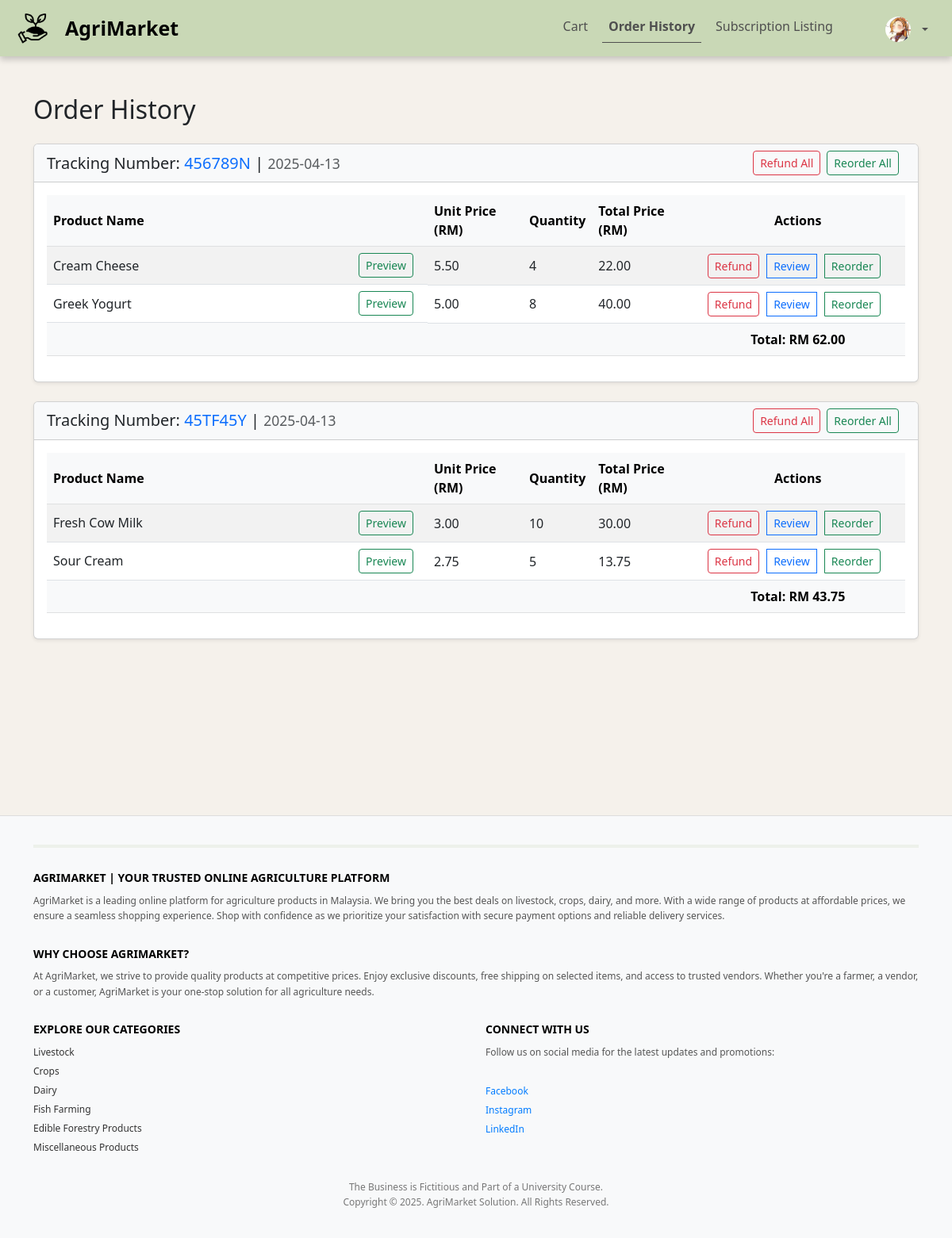
The app's page /Modules/customer/order_history.php (signed in) with its own data.
### tables this page shows
CREATE TABLE user (
    user_id INT AUTO_INCREMENT PRIMARY KEY,
    first_name VARCHAR(100) NOT NULL,
    last_name VARCHAR(100) NOT NULL,
    username VARCHAR(255) UNIQUE NOT NULL,
	user_image VARCHAR(255) NOT NULL,
    email VARCHAR(255) UNIQUE NOT NULL,
    password VARCHAR(255) NOT NULL,
    role ENUM('Customer', 'Vendor', 'Staff', 'Admin') NOT NULL,
    phone_number VARCHAR(20) UNIQUE NOT NULL,
    home_address VARCHAR(200) NOT NULL,
    last_online DATETIME
);

CREATE TABLE orders (
    order_id INT AUTO_INCREMENT PRIMARY KEY,
    user_id INT NOT NULL,
    price DECIMAL(10,2) NOT NULL,
    order_date DATE,
    delivery_date DATE,
    shipping_address VARCHAR(200) NOT NULL,
    FOREIGN KEY (user_id) REFERENCES user(user_id) ON DELETE CASCADE
);

CREATE TABLE product (
    product_id INT AUTO_INCREMENT PRIMARY KEY,
    vendor_id INT,
    category_id INT NOT NULL,
    product_name VARCHAR(255) NOT NULL,
    product_image VARCHAR(255) NOT NULL,
    description VARCHAR(255) NOT NULL,
    stock_quantity INT NOT NULL,
    weight DECIMAL(10,2),
    unit_price DECIMAL(10,2) NOT NULL,
    product_status ENUM('Approved', 'Pending', 'Rejected') NOT NULL,
    sold_quantity INT DEFAULT 0,
    FOREIGN KEY (vendor_id) REFERENCES vendor(vendor_id) ON DELETE SET NULL,
    FOREIGN KEY (category_id) REFERENCES category(category_id) ON DELETE CASCADE
);

CREATE TABLE product_order (
    product_id INT NOT NULL,
    order_id INT NOT NULL,
    quantity INT NOT NULL,
    sub_price DECIMAL(10,2) NOT NULL,
    packaging ENUM('Normal', 'More Protection') NOT NULL,
    status ENUM('Completed', 'Refunded') NOT NULL,
    PRIMARY KEY (product_id, order_id),
    FOREIGN KEY (product_id) REFERENCES product(product_id) ON DELETE CASCADE,
    FOREIGN KEY (order_id) REFERENCES orders(order_id) ON DELETE CASCADE
);

### Modules/customer/order_history.php (the view, shortened to what the rows shown need)
<?php
include '../../includes/database.php';
$db = new Database();
$customerClass = new Customer($db);
$user_id = $_SESSION['user_id'] ?? null;
$orderHistory = $customerClass->getOrderHistoryByUser($user_id);
?>
<!DOCTYPE html>
<html lang="en">
<head>
    <link href="https://cdn.jsdelivr.net/npm/bootstrap@5.3.0/dist/css/bootstrap.min.css" rel="stylesheet">
    <link rel="stylesheet" href="../../css/order_history.css">
</head>
<body class="order_history">
    <?php include '../../includes/header.php'; ?>
    <div class="container mt-5">
    <h2 class="mb-4">Order History</h2>
    <?php if (isset($noOrderMessage)): ?>
    <div class="alert alert-info" role="alert">
        <div class="custom-message"><?= $noOrderMessage ?></div>
    </div>
    <?php else: ?>
    <?php foreach ($orderHistory as $orderId => $order): ?>
        <div class="card mb-4 shadow-sm">
            <div class="card-header d-flex justify-content-between align-items-center bg-light">
                <h5 class="mb-0">
                    Tracking Number: <span class="text-primary"><?= $order['tracking_number'] ?></span> |
                    <small class="text-muted"><?= $order['order_date'] ?></small>
                </h5>
                <div class="d-flex align-items-center">
                <?php
                $hasRefundedProduct = count(array_filter($order['products'], fn($p) => $p['status'] === 'Refunded')) > 0;
                $hasRefundRecord = count(array_filter($order['products'], fn($p) => !empty($p['refund_id']))) > 0;
                $disableRefundAll = $order['payment_status'] === 'Pending' || $hasRefundedProduct || $hasRefundRecord;
                $refundTooltip = '';
                $productsForModal = array_filter($order['products'], fn($p) => $p['status'] !== 'Refunded' && empty($p['refund_id']));
                ?>
            <div <?= $disableRefundAll ? 'data-bs-toggle="tooltip" title="' . htmlspecialchars($refundTooltip) . '"' : '' ?>>
              <button class="btn btn-outline-danger btn-sm btn-refund-all me-2"
              <?= $disableRefundAll ? 'disabled' : '' ?>
              data-order-id="<?= $orderId ?>"
              data-payment-id="<?= $order['payment_id'] ?>"
              data-user-id="<?= $user_id ?>"
              data-products='<?= json_encode(array_values($productsForModal)) ?>'>
              Refund All
            </button>
            </div>
                <button class="btn btn-outline-success btn-sm btn-reorder-all me-2"
                data-products='<?= json_encode($order['products']) ?>'>
                Reorder All
                </button>
                </div>
            </div>
            <div class="card-body">
                <table class="table table-hover table-striped">
                    <thead class="table-light">
                        <tr>
                            <th class="productNameColumn">Product Name</th>
                            <th>Unit Price (RM)</th>
                            <th>Quantity</th>
                            <th>Total Price (RM)</th>
                            <th class="w-25 text-center">Actions</th>
                        </tr>
                    </thead>
                    <tbody>
                        <?php foreach ($order['products'] as $product): ?>
                          <?php
                          $paymentStatus = $order['payment_status'];
                          $productOrderStatus = $product['status'];
                          $refundRequested = !empty($product['refund_id']);
                          $disableRefund = $paymentStatus == 'Pending' || $productOrderStatus == 'Refunded' || $refundRequested;
                          switch (true) {
                            default:
                            $tooltip = '';
                          }
                        ?>
                        <tr>
                            <td class="d-flex justify-content-between align-items-center">
                            <span class="<?= $product['status'] === 'Refunded' ? 'text-danger text-decoration-line-through fw-bold' : '' ?>">
                            <?= htmlspecialchars($product['product_name']) ?>
                            </span>
                                <button class="btn btn-outline-success btn-sm btn-preview"
                                data-product-id="<?php echo $product['product_id'] ?>"
                                data-product-name="<?php echo htmlspecialchars($product['product_name']) ?>"
                                data-product-image="<?php echo '../../' . htmlspecialchars($product['product_image']) ?>"
                                data-product-quantity="<?php echo $product['stock_quantity'] ?>"
                                data-product-price="<?php echo $product['unit_price'] ?>"
                                data-product-description="<?php echo htmlspecialchars($product['description']); ?>"
                                data-product-weight="<?php echo $product['weight'] ?>"
                                data-product-category="<?php echo $product['category_name'] ?>"
                                >
                                    Preview
                                </button>
                            </td>
                            <td><?php echo number_format($product['unit_price'], 2) ?></td>
                            <td><?php echo $product['quantity'] ?></td>
                            <td><?php echo number_format($product['sub_price'] , 2) ?></td>
                            <td class="text-center">
                              <div class="btn-group">
                              <?php
                              $tooltipAttr = !empty($tooltip) ? 'data-bs-toggle="tooltip" title="' . htmlspecialchars($tooltip) . '"' : '';
                              ?>
                              <div class="d-inline-block" <?= $tooltipAttr ?>>
                              <button
                                class="btn btn-outline-danger btn-sm btn-refund"
                                <?= $disableRefund ? 'disabled' : '' ?>
                                data-product-id="<?= $product['product_id'] ?>"
                                data-order-id="<?= $orderId ?>"
                                data-payment-id="<?= $order['payment_id'] ?>"
                                data-product-name="<?= htmlspecialchars($product['product_name']) ?>"
                                data-product-image="../../<?= htmlspecialchars($product['product_image']) ?>"
                                data-product-quantity="<?= $product['quantity'] ?>"
                                data-sub-price="<?= $product['sub_price'] ?>">
                                  Refund
                              </button>
                              </div>
                                <button class="btn btn-outline-primary btn-sm btn-review"
                                data-product-id="<?php echo $product['product_id'] ?>"
                                data-product-name="<?php echo htmlspecialchars($product['product_name']) ?>"
                                data-product-image="../../<?php echo htmlspecialchars($product['product_image']) ?>"
                                data-review-rating="<?php echo $hasReview ? $reviewData['rating'] : 1 ?>"
                                data-review-description="<?php echo $hasReview ? htmlspecialchars($reviewData['review_description']) : '' ?>">
                                    Review
                                </button>
                                <button class="btn btn-outline-success btn-sm btn-reorder"
                                data-product-id="<?php echo $product['product_id'] ?>"
                                data-product-name="<?php echo htmlspecialchars($product['product_name']) ?>"
                                data-product-image="../../<?php echo htmlspecialchars($product['product_image']) ?>"
                                data-product-stock="<?php echo $product['stock_quantity'] ?>">
                                    Reorder
                                </button>
                              </div>
                            </td>
                        </tr>
                        <?php endforeach; ?>
                    </tbody>
                    <tfoot class="table-light">
                        <tr>
                            <td colspan="4" class="fw-bold"></td>
                            <td class="text-center fw-bold">Total: RM
                              <?= number_format(array_reduce($order['products'], function($carry, $item) {
                                    return $carry + ($item['unit_price'] * $item['quantity']);
                                }, 0), 2) ?></td>
                        </tr>
                    </tfoot>
                </table>
            </div>
        </div>
    <?php endforeach; ?>
    <?php endif; ?>
</div>
    <?php include '../../includes/footer.php'; ?>
</body>
</html>

### includes/header.php (shortened to what the rows shown need)
<?php
require_once '../../includes/database.php';
$db = new Database();
$userClass = new User($db);
$user_id = $_SESSION['user_id'];
$user_image = $userClass->getUserImageFromUserID($user_id);
?>
<!DOCTYPE html>
<html lang="en">
<head>
    <link href="https://cdn.jsdelivr.net/npm/bootstrap@5.3.0/dist/css/bootstrap.min.css" rel="stylesheet">
    <link rel="stylesheet" href="../../css/header.css">
</head>
<body>
    <nav class="navbar navbar-expand-lg">
        <div class="container-fluid">
            <div class="collapse navbar-collapse" id="navbarNav">
                <ul class="navbar-nav ms-auto">
                    <li class="nav-item dropdown profile-item">
                        <a class="nav-link dropdown-toggle" href="#" id="navbarDropdown" role="button"
                            data-bs-toggle="dropdown" aria-expanded="false">
                            <img src="<?php echo '../../' . htmlspecialchars($user_image); ?>" alt="Profile"
                                class="rounded-circle" style="width: 32px; height: 32px; object-fit: cover;">
                        </a>
                </li>
                </ul>
            </div>
        </div>
    </nav>
</body>
</html>

### records on screen
user: user_image (picture)
orders: product.product_name "Cream Cheese", product.unit_price "5.50", product_order.quantity "4", product_order.sub_price "22.00", product.product_name "Greek Yogurt", product.unit_price "5.00", product_order.quantity "8", product_order.sub_price "40.00"
orders: product.product_name "Fresh Cow Milk", product.unit_price "3.00", product_order.quantity "10", product_order.sub_price "30.00", product.product_name "Sour Cream", product.unit_price "2.75", product_order.quantity "5", product_order.sub_price "13.75"

### other values on screen
$order['tracking_number'] "456789N"
$order['order_date'] "2025-04-13"
$order['tracking_number'] "45TF45Y"
